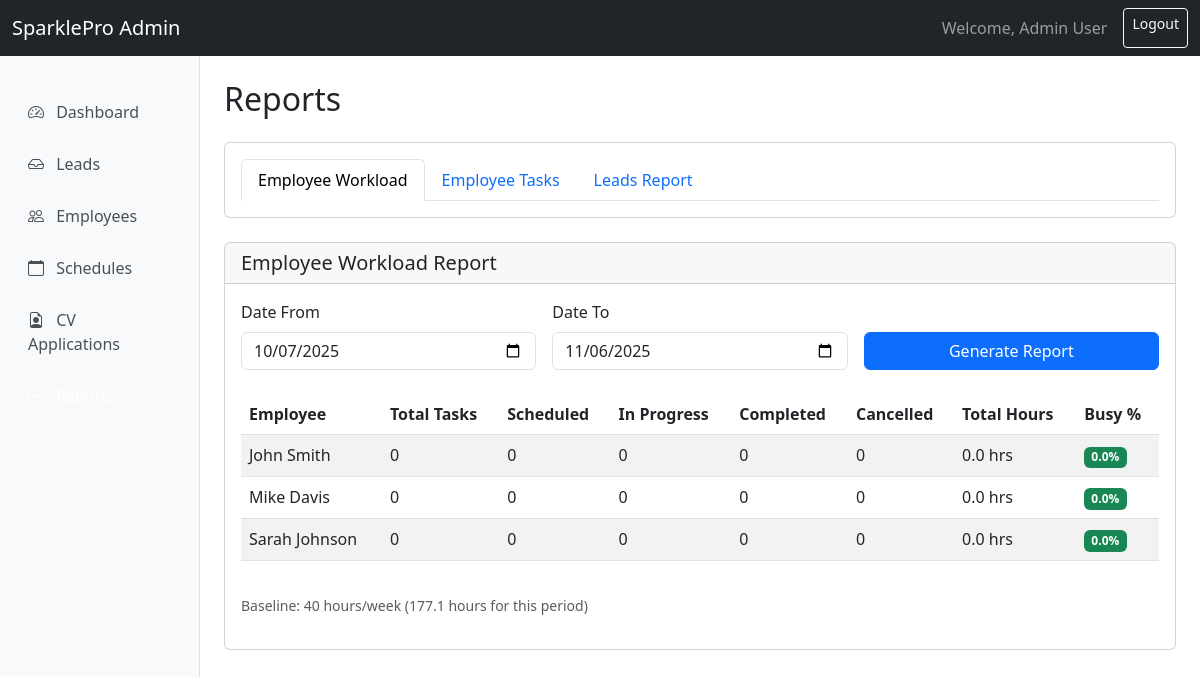
The page /admin/reports.php (signed in) on the database its author committed.
### tables this page shows
CREATE TABLE IF NOT EXISTS `employees` (
  `id` int(11) NOT NULL AUTO_INCREMENT,
  `name` varchar(255) NOT NULL,
  `email` varchar(255) NOT NULL,
  `phone` varchar(50) NOT NULL,
  `role` varchar(100) DEFAULT 'Cleaner',
  `active_status` tinyint(1) DEFAULT 1,
  `created_at` datetime DEFAULT CURRENT_TIMESTAMP,
  `updated_at` datetime DEFAULT CURRENT_TIMESTAMP ON UPDATE CURRENT_TIMESTAMP,
  PRIMARY KEY (`id`),
  KEY `active_status` (`active_status`)
);

### includes/db.php (called while the page is built, shortened)
<?php
class Database {
    private static $instance = null;
    private $pdo;
    private function __construct() {
        try {
            $dsn = "mysql:host=" . DB_HOST . ";port=" . DB_PORT . ";dbname=" . DB_NAME . ";charset=" . DB_CHARSET;
            $options = [
                PDO::ATTR_ERRMODE => PDO::ERRMODE_EXCEPTION,
                PDO::ATTR_DEFAULT_FETCH_MODE => PDO::FETCH_ASSOC,
                PDO::ATTR_EMULATE_PREPARES => false,
            ];
            $this->pdo = new PDO($dsn, DB_USER, DB_PASS, $options);
        } catch (PDOException $e) {
            error_log("Database connection failed: " . $e->getMessage());
            die("Database connection failed. Please check your configuration.");
        }
    }
    public static function getInstance() {
        if (self::$instance === null) {
            self::$instance = new self();
        }
        return self::$instance;
    }
    public function getConnection() {
        return $this->pdo;
    }
}
function getDB() {
    return Database::getInstance()->getConnection();
}

### models/Employee.php (called while the page is built, shortened)
<?php
require_once __DIR__ . '/../includes/db.php';
class Employee {
    private $db;
    public function __construct() {
        $this->db = getDB();
    }
    public function getAll($activeOnly = false) {
        $sql = "SELECT * FROM employees";
        if ($activeOnly) {
            $sql .= " WHERE active_status = 1";
        }
        $sql .= " ORDER BY name";
        $stmt = $this->db->query($sql);
        return $stmt->fetchAll();
    }
}

### models/Schedule.php (called while the page is built, shortened)
<?php
require_once __DIR__ . '/../includes/db.php';
class Schedule {
    private $db;
    public function __construct() {
        $this->db = getDB();
    }
    public function getEmployeeWorkload($employeeId, $dateFrom, $dateTo) {
        $stmt = $this->db->prepare("
            SELECT
                COUNT(*) as total_tasks,
                SUM(CASE WHEN status = 'Scheduled' THEN 1 ELSE 0 END) as scheduled_count,
                SUM(CASE WHEN status = 'In Progress' THEN 1 ELSE 0 END) as in_progress_count,
                SUM(CASE WHEN status = 'Completed' THEN 1 ELSE 0 END) as completed_count,
                SUM(CASE WHEN status = 'Cancelled' THEN 1 ELSE 0 END) as cancelled_count,
                SUM(TIMESTAMPDIFF(HOUR, CONCAT(job_date, ' ', start_time), CONCAT(job_date, ' ', end_time))) as total_hours
            FROM employee_schedules
            WHERE employee_id = ?
            AND job_date >= ?
            AND job_date <= ?
        ");
        $stmt->execute([$employeeId, $dateFrom, $dateTo]);
        return $stmt->fetch();
    }
}

### public/admin/reports.php (the view, shortened to what this page needs)
<?php
require_once __DIR__ . '/header.php';
require_once __DIR__ . '/../../models/Employee.php';
require_once __DIR__ . '/../../models/Schedule.php';
$employeeModel = new Employee();
$scheduleModel = new Schedule();
$employees = $employeeModel->getAll(true);
$dateFrom = $_GET['date_from'] ?? date('Y-m-d', strtotime('-30 days'));
$dateTo = $_GET['date_to'] ?? date('Y-m-d');
$reportType = $_GET['report'] ?? 'workload';
?>
<h1 class="h2 mb-4">Reports</h1>
<div class="card mb-4">
    <div class="card-body">
        <ul class="nav nav-tabs">
            <li class="nav-item">
                <a class="nav-link <?php echo $reportType === 'workload' ? 'active' : ''; ?>" href="?report=workload">Employee Workload</a>
            </li>
            <li class="nav-item">
                <a class="nav-link <?php echo $reportType === 'tasks' ? 'active' : ''; ?>" href="?report=tasks">Employee Tasks</a>
            </li>
            <li class="nav-item">
                <a class="nav-link <?php echo $reportType === 'leads' ? 'active' : ''; ?>" href="?report=leads">Leads Report</a>
            </li>
        </ul>
    </div>
</div>
<?php if ($reportType === 'workload'): ?>
<div class="card mb-4">
    <div class="card-header">
        <h5 class="mb-0">Employee Workload Report</h5>
    </div>
    <div class="card-body">
        <form method="GET" action="" class="mb-4">
            <div class="row g-3">
                <div class="col-md-4">
                    <label class="form-label">Date From</label>
                    <input type="date" name="date_from" class="form-control" value="<?php echo htmlspecialchars($dateFrom); ?>" required>
                </div>
                <div class="col-md-4">
                    <label class="form-label">Date To</label>
                    <input type="date" name="date_to" class="form-control" value="<?php echo htmlspecialchars($dateTo); ?>" required>
                </div>
                <div class="col-md-4">
                    <label class="form-label">&nbsp;</label>
                    <button type="submit" class="btn btn-primary w-100">Generate Report</button>
                </div>
            </div>
        </form>
        <div class="table-responsive">
            <table class="table table-striped">
                <thead>
                    <tr>
                        <th>Employee</th>
                        <th>Total Tasks</th>
                        <th>Scheduled</th>
                        <th>In Progress</th>
                        <th>Completed</th>
                        <th>Cancelled</th>
                        <th>Total Hours</th>
                        <th>Busy %</th>
                    </tr>
                </thead>
                <tbody>
                    <?php
                    $baselineHours = BASELINE_HOURS_PER_WEEK;
                    $daysInRange = (strtotime($dateTo) - strtotime($dateFrom)) / 86400 + 1;
                    $baselineHoursForRange = ($baselineHours / 7) * $daysInRange;
                    foreach ($employees as $employee):
                        $workload = $scheduleModel->getEmployeeWorkload($employee['id'], $dateFrom, $dateTo);
                        $totalHours = $workload['total_hours'] ?? 0;
                        $busyPercentage = $baselineHoursForRange > 0 ? ($totalHours / $baselineHoursForRange) * 100 : 0;
                    ?>
                    <tr>
                        <td><?php echo htmlspecialchars($employee['name']); ?></td>
                        <td><?php echo $workload['total_tasks'] ?? 0; ?></td>
                        <td><?php echo $workload['scheduled_count'] ?? 0; ?></td>
                        <td><?php echo $workload['in_progress_count'] ?? 0; ?></td>
                        <td><?php echo $workload['completed_count'] ?? 0; ?></td>
                        <td><?php echo $workload['cancelled_count'] ?? 0; ?></td>
                        <td><?php echo number_format($totalHours, 1); ?> hrs</td>
                        <td>
                            <span class="badge <?php echo $busyPercentage > 100 ? 'bg-danger' : ($busyPercentage > 80 ? 'bg-warning' : 'bg-success'); ?>">
                                <?php echo number_format($busyPercentage, 1); ?>%
                            </span>
                        </td>
                    </tr>
                    <?php endforeach; ?>
                </tbody>
            </table>
        </div>
        <p class="text-muted mt-3">
            <small>Baseline: <?php echo $baselineHours; ?> hours/week (<?php echo number_format($baselineHoursForRange, 1); ?> hours for this period)</small>
        </p>
    </div>
</div>
<?php endif; ?>
<?php require_once __DIR__ . '/footer.php'; ?>

### assets/css/admin.css (style rules this page uses)
.table-responsive { border-radius: 0.25rem; }
.card .card-body form { margin-bottom: 0; }
.badge { font-size: 0.75rem; padding: 0.4em 0.6em; }

### rows shown on the page
employees: name "John Smith", total_tasks "0", scheduled_count "0", in_progress_count "0", completed_count "0", cancelled_count "0", totalHours "0.0"
employees: name "Mike Davis", total_tasks "0", scheduled_count "0", in_progress_count "0", completed_count "0", cancelled_count "0", totalHours "0.0"
employees: name "Sarah Johnson", total_tasks "0", scheduled_count "0", in_progress_count "0", completed_count "0", cancelled_count "0", totalHours "0.0"

### other values the page prints
$adminName "Admin User"
$baselineHours "40"
